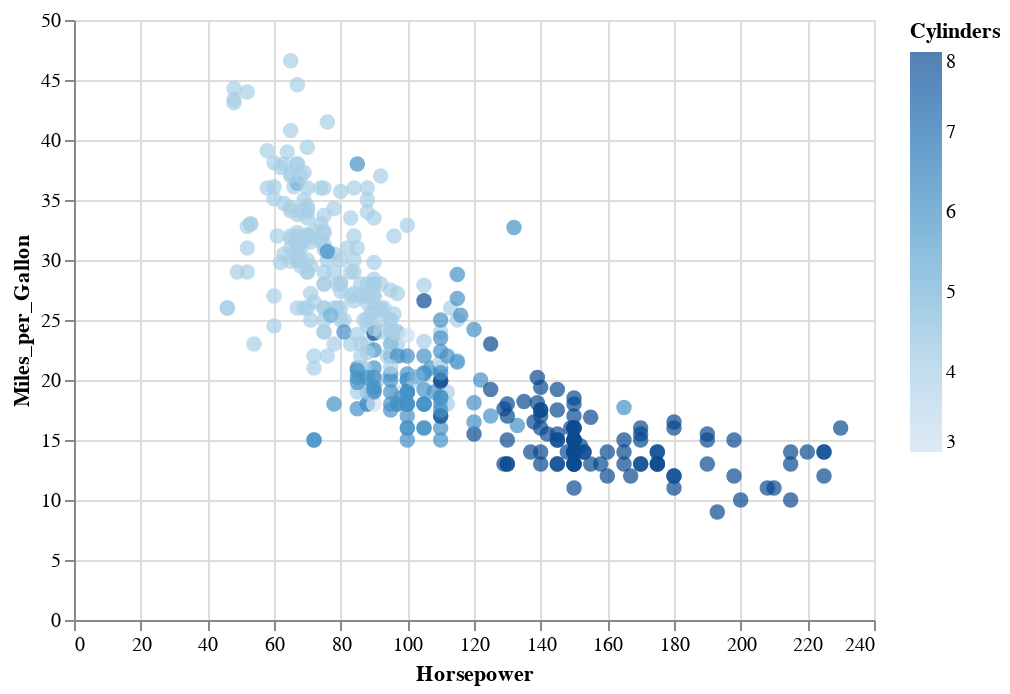

Notebook code cell kept with this figure:
### Code cell
import altair as alt
from vega_datasets import data
# alt.renderers.enable('svg')
source = data.cars()

alt.Chart(source).mark_circle(size=60).encode(
    x='Horsepower',
    y='Miles_per_Gallon',
    color='Cylinders',
    tooltip=['Name', 'Origin', 'Horsepower', 'Miles_per_Gallon']
).interactive()

### Figure 1 — Vega-Lite specification as saved in the notebook (floating-point values rounded to 4 significant figures; data arrays with more than 128 entries replaced by an {"elided": "..."} marker saying what was removed)
{"config": {"view": {"continuousWidth": 400, "continuousHeight": 300}}, "data": {"name": "data-f02450ab61490a1363517a0190416235"}, "mark": {"type": "circle", "size": 60}, "encoding": {"color": {"type": "quantitative", "field": "Cylinders"}, "tooltip": [{"type": "nominal", "field": "Name"}, {"type": "nominal", "field": "Origin"}, {"type": "quantitative", "field": "Horsepower"}, {"type": "quantitative", "field": "Miles_per_Gallon"}], "x": {"type": "quantitative", "field": "Horsepower"}, "y": {"type": "quantitative", "field": "Miles_per_Gallon"}}, "selection": {"selector001": {"type": "interval", "bind": "scales", "encodings": ["x", "y"]}}, "$schema": "https://vega.github.io/schema/vega-lite/v4.8.1.json", "datasets": {"data-f02450ab61490a1363517a0190416235": {"elided": "406 records"}}}
